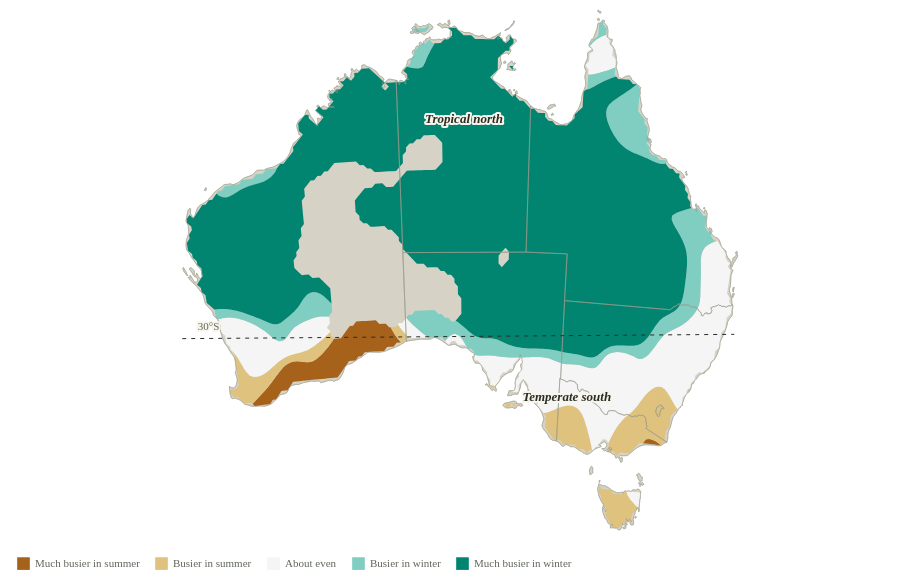

This figure's Vega-Lite source:
### Vega-Lite specification from a JSON file in a GitHub repository (floating-point values rounded to 4 significant figures; data arrays with more than 128 entries replaced by an {"elided": "..."} marker saying what was removed)
{"$schema": "https://vega.github.io/schema/vega-lite/v5.json", "width": 904, "height": 520, "padding": 8, "config": {"background": "transparent", "font": "Bricolage Grotesque", "view": {"stroke": null}, "axis": {"labelFont": "Bricolage Grotesque", "titleFont": "Bricolage Grotesque", "labelFontSize": 12, "titleFontSize": 12, "titleFontWeight": 500, "labelColor": "#60665c", "titleColor": "#292e27", "domain": false, "ticks": false, "gridColor": "#e0dccf", "gridOpacity": 0.75, "labelPadding": 8, "titlePadding": 14}, "legend": {"labelFont": "Bricolage Grotesque", "titleFont": "Bricolage Grotesque", "labelFontSize": 11, "titleFontSize": 11, "titleFontWeight": 500, "labelColor": "#60665c", "titleColor": "#292e27", "gradientThickness": 9, "gradientLength": 130, "padding": 8}, "title": {"font": "Bricolage Grotesque", "color": "#292e27", "fontSize": 15, "fontWeight": 500, "anchor": "start"}}, "description": "Filled contour map of a smoothed field: for each place, its share of all winter (June–August) records divided by its share of all summer (December–February) records, 2024. Toggle between all bird records and rainbow bee-eater records. Blank land has too few records to estimate.", "params": [{"name": "who", "value": "Everyone"}], "projection": {"type": "conicEqualArea", "parallels": [-18, -36], "rotate": [-134, 0, 0], "center": [0, -28]}, "layer": [{"data": {"values": [{"type": "Feature", "properties": {"name": "Western Australia", "code": "WA"}, "geometry": {"type": "MultiPolygon", "coordinates": {"elided": "5 rows, 876 float values in total"}}}, {"type": "Feature", "properties": {"name": "Northern Territory", "code": "NT"}, "geometry": {"type": "MultiPolygon", "coordinates": {"elided": "11 rows, 718 float values in total"}}}, {"type": "Feature", "properties": {"name": "South Australia", "code": "SA"}, "geometry": {"type": "MultiPolygon", "coordinates": {"elided": "2 rows, 390 float values in total"}}}, {"type": "Feature", "properties": {"name": "Queensland", "code": "QLD"}, "geometry": {"type": "MultiPolygon", "coordinates": {"elided": "15 rows, 862 float values in total"}}}, {"type": "Feature", "properties": {"name": "Tasmania", "code": "TAS"}, "geometry": {"type": "MultiPolygon", "coordinates": {"elided": "9 rows, 528 float values in total"}}}, {"type": "Feature", "properties": {"name": "Victoria", "code": "VIC"}, "geometry": {"type": "MultiPolygon", "coordinates": {"elided": "3 rows, 390 float values in total"}}}, {"type": "Feature", "properties": {"name": "Australian Capital Territory", "code": "ACT"}, "geometry": {"type": "Polygon", "coordinates": [[[149.4, -35.33], [149.4, -35.36], [149.3, -35.35], [149.2, -35.38], [149.1, -35.44], [149.1, -35.51], [149.1, -35.58], [149.1, -35.61], [149.1, -35.83], [149.1, -35.91], [148.9, -35.89], [148.9, -35.82], [148.9, -35.74], [148.9, -35.75], [148.8, -35.71], [148.8, -35.64], [148.8, -35.49], [148.8, -35.31], [149.1, -35.15], [149.2, -35.18], [149.2, -35.22], [149.3, -35.27], [149.4, -35.33]]]}}, {"type": "Feature", "properties": {"name": "New South Wales", "code": "NSW"}, "geometry": {"type": "Polygon", "coordinates": {"elided": "2 rows, 482 float values in total"}}}]}, "mark": {"type": "geoshape", "fill": "#d6d2c6", "stroke": "#c7c6b8", "strokeWidth": 0.7}}, {"data": {"values": [{"type": "Feature", "properties": {"band": 0, "label": "Much busier in summer", "who": "Everyone"}, "geometry": {"type": "MultiPolygon", "coordinates": {"elided": "2 rows, 276 float values in total"}}}, {"type": "Feature", "properties": {"band": 1, "label": "Busier in summer", "who": "Everyone"}, "geometry": {"type": "MultiPolygon", "coordinates": {"elided": "8 rows, 652 float values in total"}}}, {"type": "Feature", "properties": {"band": 2, "label": "About even", "who": "Everyone"}, "geometry": {"type": "MultiPolygon", "coordinates": {"elided": "7 rows, 1036 float values in total"}}}, {"type": "Feature", "properties": {"band": 3, "label": "Busier in winter", "who": "Everyone"}, "geometry": {"type": "MultiPolygon", "coordinates": {"elided": "8 rows, 1254 float values in total"}}}, {"type": "Feature", "properties": {"band": 4, "label": "Much busier in winter", "who": "Everyone"}, "geometry": {"type": "MultiPolygon", "coordinates": {"elided": "2 rows, 1268 float values in total"}}}, {"type": "Feature", "properties": {"band": 0, "label": "Much busier in summer", "who": "Bee-eater"}, "geometry": {"type": "MultiPolygon", "coordinates": {"elided": "9 rows, 874 float values in total"}}}, {"type": "Feature", "properties": {"band": 1, "label": "Busier in summer", "who": "Bee-eater"}, "geometry": {"type": "MultiPolygon", "coordinates": {"elided": "4 rows, 388 float values in total"}}}, {"type": "Feature", "properties": {"band": 2, "label": "About even", "who": "Bee-eater"}, "geometry": {"type": "MultiPolygon", "coordinates": {"elided": "4 rows, 552 float values in total"}}}, {"type": "Feature", "properties": {"band": 3, "label": "Busier in winter", "who": "Bee-eater"}, "geometry": {"type": "MultiPolygon", "coordinates": {"elided": "7 rows, 680 float values in total"}}}, {"type": "Feature", "properties": {"band": 4, "label": "Much busier in winter", "who": "Bee-eater"}, "geometry": {"type": "MultiPolygon", "coordinates": {"elided": "5 rows, 1122 float values in total"}}}]}, "transform": [{"filter": "datum.properties.who===who"}], "mark": {"type": "geoshape", "strokeWidth": 0}, "encoding": {"color": {"field": "properties.label", "type": "ordinal", "scale": {"domain": ["Much busier in summer", "Busier in summer", "About even", "Busier in winter", "Much busier in winter"], "range": ["#a6611a", "#dfc27d", "#f5f5f5", "#80cdc1", "#018571"]}, "legend": {"title": null, "orient": "bottom", "direction": "horizontal", "columns": 5, "symbolType": "square", "symbolSize": 160, "labelLimit": 200, "columnPadding": 14}}, "tooltip": [{"field": "properties.label", "title": "Seasonal lean"}]}}, {"data": {"values": [{"type": "Feature", "properties": {"name": "Western Australia", "code": "WA"}, "geometry": {"type": "MultiPolygon", "coordinates": {"elided": "5 rows, 876 float values in total"}}}, {"type": "Feature", "properties": {"name": "Northern Territory", "code": "NT"}, "geometry": {"type": "MultiPolygon", "coordinates": {"elided": "11 rows, 718 float values in total"}}}, {"type": "Feature", "properties": {"name": "South Australia", "code": "SA"}, "geometry": {"type": "MultiPolygon", "coordinates": {"elided": "2 rows, 390 float values in total"}}}, {"type": "Feature", "properties": {"name": "Queensland", "code": "QLD"}, "geometry": {"type": "MultiPolygon", "coordinates": {"elided": "15 rows, 862 float values in total"}}}, {"type": "Feature", "properties": {"name": "Tasmania", "code": "TAS"}, "geometry": {"type": "MultiPolygon", "coordinates": {"elided": "9 rows, 528 float values in total"}}}, {"type": "Feature", "properties": {"name": "Victoria", "code": "VIC"}, "geometry": {"type": "MultiPolygon", "coordinates": {"elided": "3 rows, 390 float values in total"}}}, {"type": "Feature", "properties": {"name": "Australian Capital Territory", "code": "ACT"}, "geometry": {"type": "Polygon", "coordinates": [[[149.4, -35.33], [149.4, -35.36], [149.3, -35.35], [149.2, -35.38], [149.1, -35.44], [149.1, -35.51], [149.1, -35.58], [149.1, -35.61], [149.1, -35.83], [149.1, -35.91], [148.9, -35.89], [148.9, -35.82], [148.9, -35.74], [148.9, -35.75], [148.8, -35.71], [148.8, -35.64], [148.8, -35.49], [148.8, -35.31], [149.1, -35.15], [149.2, -35.18], [149.2, -35.22], [149.3, -35.27], [149.4, -35.33]]]}}, {"type": "Feature", "properties": {"name": "New South Wales", "code": "NSW"}, "geometry": {"type": "Polygon", "coordinates": {"elided": "2 rows, 482 float values in total"}}}]}, "mark": {"type": "geoshape", "fill": null, "stroke": "#9b9d8d", "strokeWidth": 0.6}}, {"data": {"values": [{"longitude": 112, "latitude": -30}, {"longitude": 154, "latitude": -30}]}, "mark": {"type": "line", "strokeDash": [4, 5], "color": "#292e27", "strokeWidth": 1}, "encoding": {"longitude": {"field": "longitude", "type": "quantitative"}, "latitude": {"field": "latitude", "type": "quantitative"}}}, {"data": {"values": [{"text": "30°S", "longitude": 113.2, "latitude": -30}]}, "mark": {"type": "text", "fontSize": 11, "dy": -9, "align": "left", "color": "#60665c", "stroke": "#f8f5ec", "strokeWidth": 4, "strokeJoin": "round"}, "encoding": {"longitude": {"field": "longitude", "type": "quantitative"}, "latitude": {"field": "latitude", "type": "quantitative"}, "text": {"field": "text"}}}, {"data": {"values": [{"text": "30°S", "longitude": 113.2, "latitude": -30}]}, "mark": {"type": "text", "color": "#60665c", "fontSize": 11, "dy": -9, "align": "left"}, "encoding": {"longitude": {"field": "longitude", "type": "quantitative"}, "latitude": {"field": "latitude", "type": "quantitative"}, "text": {"field": "text"}}}, {"data": {"values": [{"text": "Tropical north", "longitude": 133.5, "latitude": -17.5}, {"text": "Temperate south", "longitude": 141.6, "latitude": -35.2}]}, "mark": {"type": "text", "fontSize": 13, "fontWeight": 600, "fontStyle": "italic", "stroke": "#f8f5ec", "strokeWidth": 4, "strokeJoin": "round"}, "encoding": {"longitude": {"field": "longitude", "type": "quantitative"}, "latitude": {"field": "latitude", "type": "quantitative"}, "text": {"field": "text"}}}, {"data": {"values": [{"text": "Tropical north", "longitude": 133.5, "latitude": -17.5}, {"text": "Temperate south", "longitude": 141.6, "latitude": -35.2}]}, "mark": {"type": "text", "color": "#292e27", "fontSize": 13, "fontWeight": 600, "fontStyle": "italic"}, "encoding": {"longitude": {"field": "longitude", "type": "quantitative"}, "latitude": {"field": "latitude", "type": "quantitative"}, "text": {"field": "text"}}}]}
